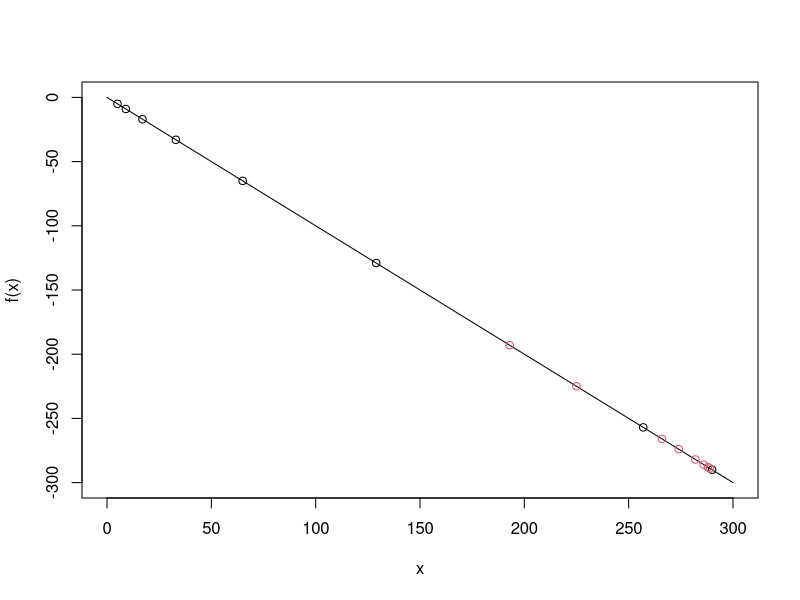

Write the R code that produced this figure.
# Need to account for hitting a wall
# Need to be able to go other direction

# extend out until no longer decreasing
# f <- function(x) {(x-100)^2}
# f <- function(x) {-10*x + -(x-100)^2 * sin(x/100)}
# f <- function(x) {-10*x* sin(x/30)}
f <- function(x) {-1*x}
curve(f, 0, 300)
maxind <- 290
stopifnot(maxind > 3.5)
prevprevind <- 1
prevprevy <- f(prevprevind)
step <- 1
prevind <- 2
prevy <- f(prevind)
nextind <- prevind + step
nexty <- f(nextind)
while (nexty < prevy && nextind+.5 < maxind) {
  print(c(prevprevind, prevprevy, prevind, prevy, nextind, nexty, step))
  prevprevind <- prevind
  prevprevy <- prevy
  prevind <- nextind
  prevy <- nexty
  step <- step * 2
  nextind <- prevind + step
  if (nextind > maxind+.5) {
    nextind <- maxind
  }
  nexty <- f(nextind)
  points(nextind, nexty)
}
print(c(prevprevind, prevprevy, prevind, prevy, nextind, nexty, step))

# Switch to the 4-3 point method
print("in 4/3 method")
getindbetween <- function(i1, i2) {
  if (i1+1.5 >= i2) {
    stop("No ind between")
  }
  round(.5*(i1+i2))
}
# Convert last step to 1/2/3
ind1 <- prevprevind
y1 <- prevprevy
indmid <- prevind
ymid <- prevy
ind4 <- nextind
y4 <- nexty

# Loop until done
while (ind4 - indmid > 1.5 || indmid - ind1 > 1.5) {
  # if (ind1==81) {stop('81aaaa')}
  # Convert 3 to 4
  if (ind4 - indmid >= indmid - ind1) {
    ind2 <- indmid
    y2 <- ymid
    ind3 <- getindbetween(ind2, ind4)
    y3 <- f(ind3)
    points(ind3, y3, col=2)
  } else {
    ind3 <- indmid
    y3 <- ymid
    ind2 <- getindbetween(ind1, ind3)
    y2 <- f(ind2)
    points(ind2, y2, col=2)
  }
  cat(ind1, ind2, ind3, ind4, '\tys', y1, y2, y3, y4, '\n')
  # Convert 4 to 3
  if (y2 > y3) {
    ind1 <- ind2
    y1 <- y2
    indmid <- ind3
    ymid <- y3
  } else {
    ind4 <- ind3
    y4 <- y3
    indmid <- ind2
    ymid <- y2
  }
  cat("\t\t\t\t\t", ind1, indmid, ind4, '\tys', y1, ymid, y4, '\n')

}

#
# ind1 <- prevprevind
# y1 <- prevprevy
# ind4 <- nextindy
# y4 <- nexty
# if (ind4 - prevind >= prevind - ind1) {
#   ind2 <- prevind
#   y2 <- prevy
#   ind3 <- getindbetween(ind2, ind4)
#   y3 <- f(ind3)
# } else {
#   ind3 <- prevind
#   y3 <- prevy
#   ind2 <- getindbetween(ind1, ind3)
#   y2 <- f(ind2)
# }
cat(ind1, ind2, ind3, ind4, '\tys', y1, y2, y3, y4, '\n')
